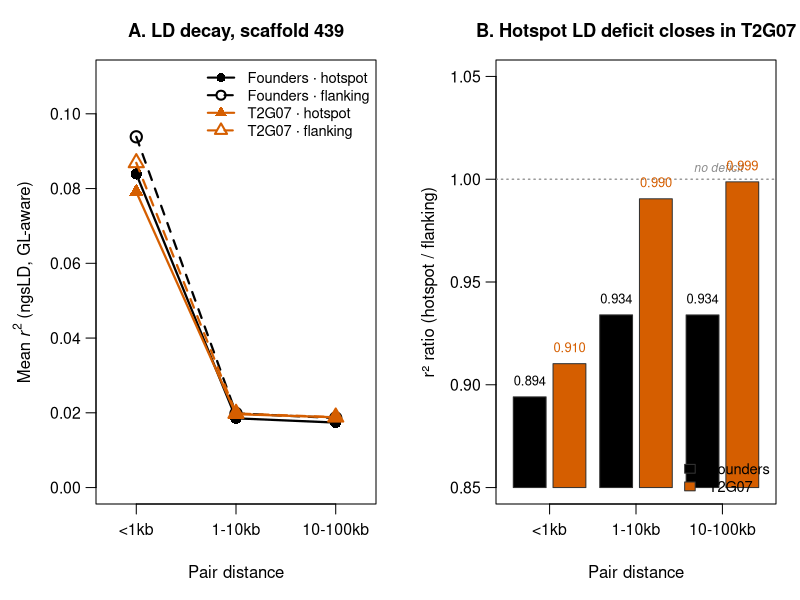
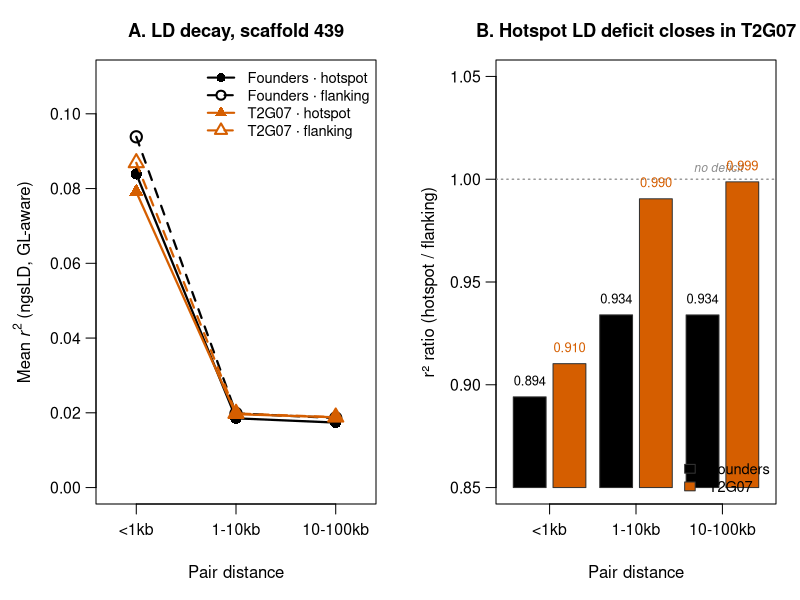

These figures' R source, in order:
#!/usr/bin/env Rscript

suppressPackageStartupMessages({
  library(data.table)
  library(svglite)
})

setwd(".")

COL_FND <- "#000000"     # founders  = black
COL_T2  <- "#D55E00"     # T2G07     = vermillion
COL_REF <- "grey55"

blend_alpha <- function(col, alpha, bg = "white") {
  rc <- col2rgb(col) / 255; bc <- col2rgb(bg) / 255
  out <- rc * alpha + bc * (1 - alpha)
  rgb(out[1,1], out[2,1], out[3,1])
}

OUT_SVG <- "hv_results_cluster/svg"
OUT_PNG <- "hv_results_cluster/block_dynamics"
dir.create(OUT_SVG, recursive = TRUE, showWarnings = FALSE)

dat <- data.table(
  cohort   = rep(c("founders","T2G07"), each = 6),
  region   = rep(rep(c("hotspot","flanking"), each = 3), 2),
  dist_bin = rep(c("<1kb","1-10kb","10-100kb"), 4),
  dist_mid = rep(c(500, 3162, 31623), 4),   # log-midpoints
  n_pairs  = rep(c(240780, 871735, 7955579, 163750, 501205, 4112455), 2),
  r2       = c(
    0.083910, 0.018525, 0.017385,   # fnd hotspot
    0.093847, 0.019834, 0.018614,   # fnd flanking
    0.079088, 0.019639, 0.018798,   # T2 hotspot
    0.086885, 0.019828, 0.018822    # T2 flanking
  )
)
dat[, dist_bin := factor(dist_bin, levels = c("<1kb","1-10kb","10-100kb"))]

panelA <- function() {
  par(mar = c(4.8, 4.8, 3, 1.2), mgp = c(2.9, 0.75, 0))
  x_at <- 1:3
  plot(NA, NA,
       xlim = c(0.7, 3.3), ylim = c(0, 0.11),
       xaxt = "n", xlab = "Pair distance",
       ylab = expression("Mean " * italic(r)^2 * " (ngsLD, GL-aware)"),
       main = "A. LD decay, scaffold 439",
       las = 1, cex.main = 1.1, cex.lab = 1, cex.axis = 0.95)
  axis(1, at = x_at, labels = levels(dat$dist_bin), cex.axis = 0.95)

  series <- list(
    list(cohort = "founders", region = "hotspot",  col = COL_FND, lty = 1, pch = 16, cex = 1.5),
    list(cohort = "founders", region = "flanking", col = COL_FND, lty = 2, pch = 1,  cex = 1.5),
    list(cohort = "T2G07",    region = "hotspot",  col = COL_T2,  lty = 1, pch = 17, cex = 1.5),
    list(cohort = "T2G07",    region = "flanking", col = COL_T2,  lty = 2, pch = 2,  cex = 1.5)
  )
  for (s in series) {
    d <- dat[cohort == s$cohort & region == s$region]
    setorder(d, dist_bin)
    lines(x_at, d$r2, col = s$col, lty = s$lty, lwd = 2.2)
    points(x_at, d$r2, col = s$col, pch = s$pch, cex = s$cex, lwd = 2,
           bg = if (s$pch %in% c(1, 2)) "white" else s$col)
  }

  legend("topright", bty = "n", cex = 0.88,
         legend = c("Founders · hotspot", "Founders · flanking",
                    "T2G07 · hotspot",    "T2G07 · flanking"),
         col   = c(COL_FND, COL_FND, COL_T2, COL_T2),
         lty   = c(1, 2, 1, 2),
         pch   = c(16, 1, 17, 2),
         pt.cex = 1.2, lwd = 2)
}

ratios <- dcast(dat[, .(cohort, region, dist_bin, r2)],
                cohort + dist_bin ~ region, value.var = "r2")
ratios[, ratio := hotspot / flanking]
setorder(ratios, cohort, dist_bin)

panelB <- function() {
  par(mar = c(4.8, 4.8, 3, 1.2), mgp = c(2.9, 0.75, 0))
  bin_levels <- levels(dat$dist_bin)
  n_bins <- length(bin_levels)
  bar_w <- 0.38
  gap   <- 0.08
  positions <- cbind(
    (1:n_bins) - (bar_w/2 + gap/2),
    (1:n_bins) + (bar_w/2 + gap/2)
  )
  ymin <- 0.85; ymax <- 1.05

  plot(NA, NA, xlim = c(0.5, n_bins + 0.5), ylim = c(ymin, ymax),
       xaxt = "n", xlab = "Pair distance",
       ylab = "r² ratio (hotspot / flanking)",
       main = "B. Hotspot LD deficit closes in T2G07",
       las = 1, cex.main = 1.1, cex.lab = 1, cex.axis = 0.95)
  axis(1, at = 1:n_bins, labels = bin_levels, cex.axis = 0.95)

  abline(h = 1, col = COL_REF, lty = 3, lwd = 1.3)
  text(n_bins + 0.35, 1.005, "no deficit",
       cex = 0.72, col = COL_REF, pos = 2, font = 3)

  for (i in 1:n_bins) {
    rf <- ratios[cohort == "founders" & dist_bin == bin_levels[i]]$ratio
    rt <- ratios[cohort == "T2G07"    & dist_bin == bin_levels[i]]$ratio

    rect(positions[i,1] - bar_w/2, ymin,
         positions[i,1] + bar_w/2, rf,
         col = COL_FND, border = "grey20")

    rect(positions[i,2] - bar_w/2, ymin,
         positions[i,2] + bar_w/2, rt,
         col = COL_T2, border = "grey20")

    text(positions[i,1], rf + 0.008, sprintf("%.3f", rf),
         cex = 0.78, col = COL_FND)
    text(positions[i,2], rt + 0.008, sprintf("%.3f", rt),
         cex = 0.78, col = COL_T2)
  }

  legend("bottomright", bty = "n", cex = 0.88,
         legend = c("Founders", "T2G07"),
         fill = c(COL_FND, COL_T2), border = "grey20")
}

make_fig <- function() {
  layout(matrix(1:2, nrow = 1), widths = c(1, 1))
  panelA()
  panelB()
}

svglite(file.path(OUT_SVG, "figure5_ngsld_validation.svg"),
        width = 10, height = 5)
make_fig()
dev.off()

png(file.path(OUT_PNG, "figure5_ngsld_validation.png"),
    width = 2000, height = 1000, res = 200)
make_fig()
dev.off()

print(ratios)
wide <- dcast(dat[region == "hotspot"], dist_bin ~ cohort, value.var = "r2")
wide[, delta := T2G07 - founders]
wide[, pct := 100 * delta / founders]
print(wide)
